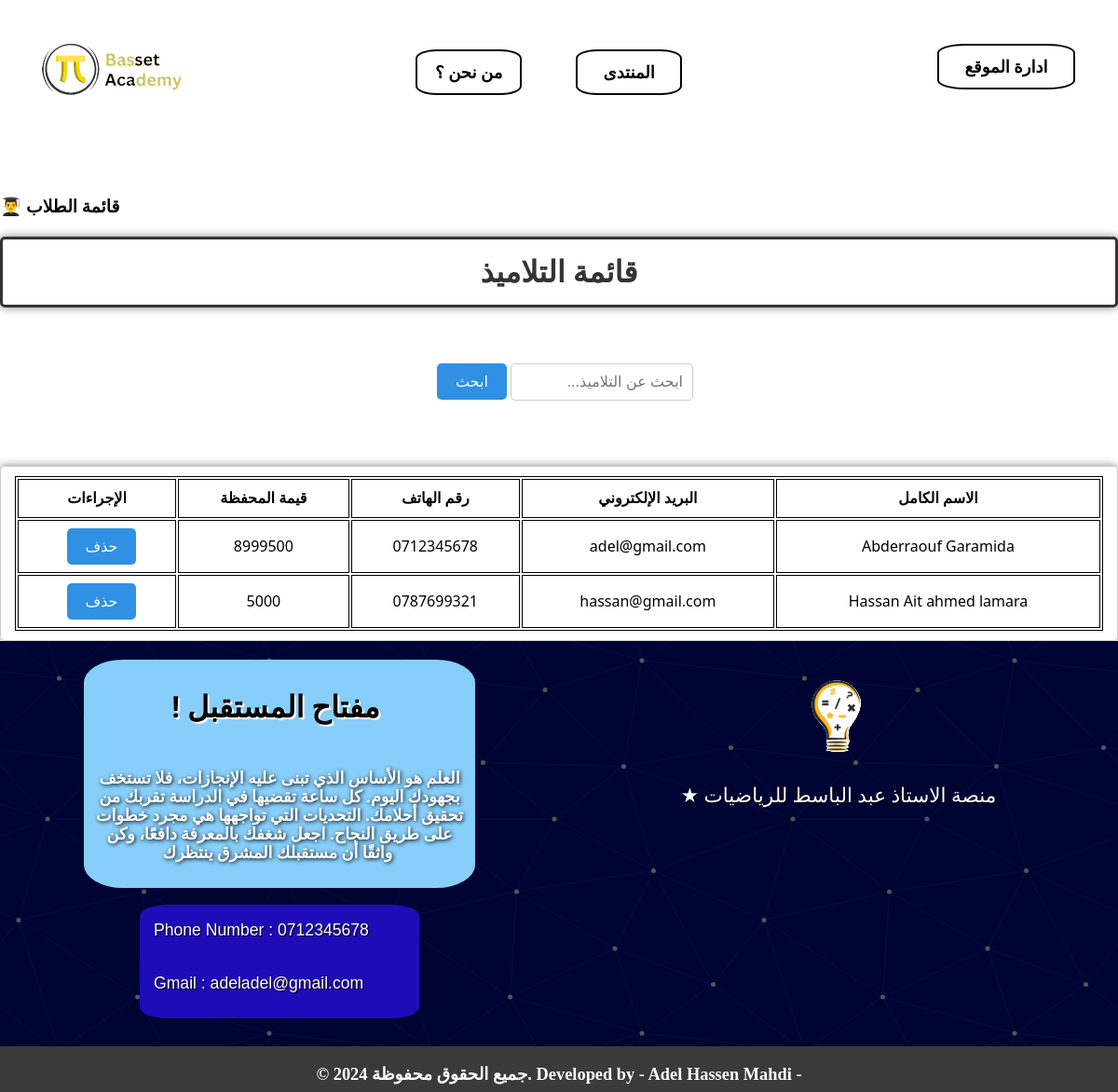
The app's page /components/studentsList.php (signed in) with its own data.
### tables this page shows
CREATE TABLE `user` (
  `UserID` int(11) NOT NULL,
  `User_Email` varchar(100) NOT NULL,
  `User_Password` varchar(255) NOT NULL,
  `Role` varchar(10) NOT NULL CHECK (`Role` in ('Student','Admin')),
  `User_FirstName` varchar(100) DEFAULT NULL,
  `User_LastName` varchar(100) DEFAULT NULL,
  `User_Phone` varchar(15) DEFAULT NULL,
  `User_Branch` varchar(100) DEFAULT NULL CHECK (`User_Branch` in ('ST','MT','ML')),
  `User_Level` varchar(100) DEFAULT NULL CHECK (`User_Level` in ('1AS','2AS','3AS')),
  `User_Points` int(11) DEFAULT 0 CHECK (`User_Points` >= 0)
);

### components/studentsList.php (the view, shortened to what this page needs)
<?php
$servername = "localhost";
$username = "root";
$password = "";
$database = "bassetdb";
$conn = new mysqli($servername, $username, $password, $database);
$searchQuery = isset($_POST['search']) ? $_POST['search'] : '';
$sql = "SELECT UserID, CONCAT(User_FirstName, ' ', User_LastName) AS FullName, User_Email, User_Phone, User_Points
        FROM User WHERE Role = 'Student' AND
        (User_FirstName LIKE '%$searchQuery%' OR User_LastName LIKE '%$searchQuery%' OR User_Email LIKE '%$searchQuery%')";
$result = $conn->query($sql);
$students = [];
if ($result->num_rows > 0) {
    while ($row = $result->fetch_assoc()) {
        $students[] = $row;
    }
} else {
    echo "No students found.";
}
?>
<!DOCTYPE html>
<html lang="ar">
<head>
    <link rel="stylesheet" href="../css/footer.css">
    <link rel="stylesheet" href="../css/nav-teacher.css">
</head>
<body>
    <nav>
        <div class="container">
            <div class="left-side">
                <div class="NavLogo"><img src="../assets/images/Academy.png" alt="Logo" height="150px" width="150px"
                        onclick="redirectToHome()" style="cursor: pointer;"></div>
            </div>
            <div class="middle-part">
                <a href="pages/about-us-teacher.php" class="Navbtn" id="about-us-btn">من نحن ؟</a>
                <a href="pages/Montada-teacher.php" class="Navbtn" id="contact-us-btn">المنتدى</a>
            </div>
            <div class="right-side">
                <div class="LOG">
                    <a href="Admin-Dashboard.php" class="Navbtn" id="Acc"></i>ادارة الموقع </a>
                </div>
            </div>
        </div>
        <br>
    </nav>
    <div class="content-section scrollable-section" id="students">
    <h3>👨‍🎓 قائمة الطلاب</h3>
    <div class="messages-content">
        <div class="StudentL">
            <h1>قائمة التلاميذ</h1>
            <div class="SearchStudent">
                <form method="POST">
                    <input type="text" name="search" placeholder="ابحث عن التلاميذ..." style="text-align: right;" value="<?php echo htmlspecialchars($searchQuery); ?>">
                    <button type="submit">ابحث</button>
                </form>
            </div>
            <div class="TableStudent">
                <table>
                    <tr>
                        <th>الاسم الكامل</th>
                        <th>البريد الإلكتروني</th>
                        <th>رقم الهاتف</th>
                        <th>قيمة المحفظة</th>
                        <th>الإجراءات</th>
                    </tr>
                    <?php foreach ($students as $student): ?>
                        <tr onclick="showStudentInfo(<?php echo $student['UserID']; ?>, '<?php echo $student['FullName']; ?>', '<?php echo $student['User_Email']; ?>', '<?php echo $student['User_Phone']; ?>', <?php echo $student['User_Points']; ?>)">
                            <td><?php echo htmlspecialchars($student['FullName']); ?></td>
                            <td><?php echo htmlspecialchars($student['User_Email']); ?></td>
                            <td><?php echo htmlspecialchars($student['User_Phone']); ?></td>
                            <td><?php echo htmlspecialchars($student['User_Points']); ?></td>
                            <td>
                                <form method="POST" style="display:inline;">
                                    <button type="submit">حذف</button>
                                </form>
                            </td>
                        </tr>
                    <?php endforeach; ?>
                </table>
            </div>
        </div>
    </div>
</div>
    <div>
        <div class="footer">
            <div class="footer-left-side">
                <div class="motivation-text">
                    <h3> ! مفتاح المستقبل &lrm;</h3>
                    <p> العلم هو الأساس الذي تبنى عليه الإنجازات، فلا تستخف بجهودك اليوم. كل ساعة تقضيها في الدراسة
                        تقربك من تحقيق أحلامك. التحديات التي تواجهها هي مجرد خطوات على طريق النجاح. اجعل شغفك بالمعرفة
                        دافعًا، وكن واثقًا أن مستقبلك المشرق ينتظرك &lrm;</p>
                </div>
                <br>
                <div class="footer-contacts">
                    <div class="phone"><i class="fa-brands fa-whatsapp"></i>
                        <p>Phone Number : 0712345678</p>
                    </div>
                    <div class="mail"><i class="fa-regular fa-envelope"></i>
                        <p>Gmail : adeladel@gmail.com</p>
                    </div>
                </div>
            </div>
            <div class="footer-right-side">
                <div class="footer-logo"><img src="assets/images/Math.png" alt=""></div>
                <p id=""> ★ منصة الاستاذ عبد الباسط للرياضيات </p>
            </div>
            <div class="footer-lower-part">
                <p>
                    © 2024 جميع الحقوق محفوظة. Developed by - Adel Hassen Mahdi -
                </p>
            </div>
        </div>
    </div>
</body>
</html>

### css/footer.css (style rules this page uses)
.footer { display: grid; grid-template-columns: 50% 50%; grid-template-rows: 90% 10%; background-color: #000433; }
.footer-left-side { display: flex; grid-column: 1/2; grid-row: 1/2; flex-direction: column; }
.footer-right-side { display: flex; grid-column: 2/3; grid-row: 1/2; flex-direction: column; }
.footer-lower-part { display: flex; grid-column: 1/3; grid-row: 2/3; background-color: rgb(58, 58, 58); justify-content: center; }
.motivation-text { display: flex; flex-direction: column; text-align: right; width: 70%; background-color: lightskyblue; align-self: center; margin-top: 20px; border-radius: 10%; }
.motivation-text h3 { font-size: 32px; font-family: 'Segoe UI', Tahoma, Geneva, Verdana, sans-serif; align-self: center; text-shadow: 2px 2px 1px white; margin-bottom: 20px; font-family: "Amiri"; }
.motivation-text p { font-weight: 700; color: white; font-size: 2.2ch; text-shadow: 1px 1px 4px black; text-align: center; padding: 10px 10px; font-family: "Amiri"; }
.footer-contacts { height: 40%; width: 50%; background-color: rgb(31, 11, 184); border-radius: 10%; margin-bottom: 5%; align-self: center; }
.mail { word-break: break-all; }
.phone, .mail { display: flex; flex-direction: row; align-items: center; color: white; text-shadow: 1px 1px 1px black; font-size: 110%; font-family: Verdana, Geneva, Tahoma, sans-serif; }
.footer-lower-part p { display: flex; color: white; font-size: 2.3ch; font-weight: bold; }
.footer-logo { margin-top: 5%; align-self: center; }
.footer-right-side p { font-size: 2.7ch; color: white; text-shadow: 1px 1px 1px black; align-self: center; font-family: "Amiri"; }

### css/nav-teacher.css (style rules this page uses)
body { margin: 0; }
.container { display: flex; flex-direction: row; position: sticky; }
.left-side { display: flex; flex-direction: row; justify-content: center; min-width: 20%; }
.right-side { display: flex; flex-direction: column; justify-content: center; flex: 1; }
.middle-part { display: flex; width: 60%; flex-direction: row; justify-content: center; align-items: center; gap: 5%; }
.middle-part a,.right-side a { text-decoration: none; }
.Navbtn { display: flex; color: black; border-radius: 2px solid; padding: 12px; border: 2px solid black; align-items: center; font-size: 18px; font-family: "Amiri"; font-weight: bold; border-radius: 20%; justify-content: center; background: linear-gradient(to right, orange 50%, white 50%); background-size: 200% 100%; background-position: right; transition: background-position 0.8s ease, color 0.8s ease; }
.LOG { display: flex; flex-direction: column; align-items: center; }
#Acc { margin-bottom: 5%; width: 50%; }
#contact-us-btn { margin-right: 3%; width: 12%; }
#about-us-btn { margin-right: 3%; width: 12%; }

### components/studentsList.php (style rules this page uses)
.TableStudent table { width: 100%; }
.TableStudent table, th, td { border: 1px solid black; }
.StudentL { direction: rtl; font-family: 'Segoe UI', sans-serif; }
.StudentL h1 { border: 3px solid #333; border-radius: 5px; padding: 1% 0 1.2% 0; margin-bottom: 5%; color: #333; font-weight: bold; box-shadow: 0px 0px 10px rgba(0, 0, 0, 0.5); text-align: center; }
.SearchStudent { display: flex; align-items: baseline; justify-content: space-evenly; }
.SearchStudent input { width: 50%; padding: 10px; margin-bottom: 10px; margin-right: 30px; border-radius: 5px; border: 1px solid #ccc; font-size: 16px; }
.StudentL button { padding: 10px 20px; margin-left: 10px; background-color: rgb(47, 144, 228); border: none; cursor: pointer; font-size: 16px; border-radius: 5px; color: #fff; }
.TableStudent { margin-top: 5%; border: 1px solid #ccc; padding: 10px 15px; text-align: center; border-radius: 5px; box-shadow: 0px 0px 10px rgba(0, 0, 0, 0.5); transition: all 0.6s ease; overflow-x: auto; }
.TableStudent td, th { padding: 8px; }
.TableStudent th { padding-bottom: 10px; }
.TableStudent td { cursor: pointer; }

### records on screen
user: FullName "Abderraouf Garamida", User_Email "adel@gmail.com", User_Phone "0712345678", User_Points "8999500"
user: FullName "Hassan Ait ahmed lamara", User_Email "hassan@gmail.com", User_Phone "0787699321", User_Points "5000"
